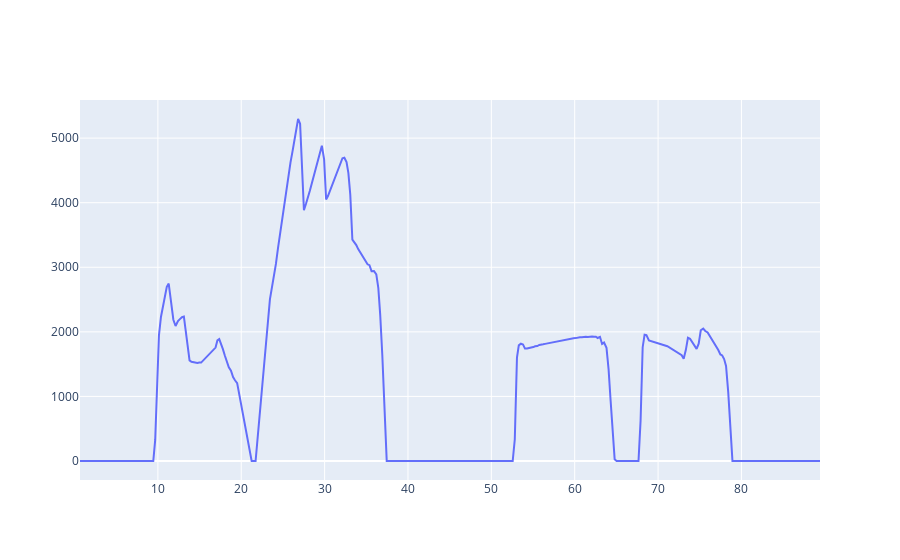

The notebook cell saved with this chart:
### Code cell
decoder.plot_signal_from_id('18DAF218',[0,12,98,5,31], signal_id='SIG_BE_1')

### Figure 1 — Plotly figure (JSON) as saved in the notebook; plotly's stock layout.template omitted (floating-point values rounded to 4 significant figures; data arrays with more than 128 entries replaced by an {"elided": "..."} marker saying what was removed)
{"data": [{"mode": "lines", "name": "SIG_BE_1", "type": "scatter", "x": {"elided": "303 float values"}, "y": {"elided": "303 float values"}}], "layout": {}}
